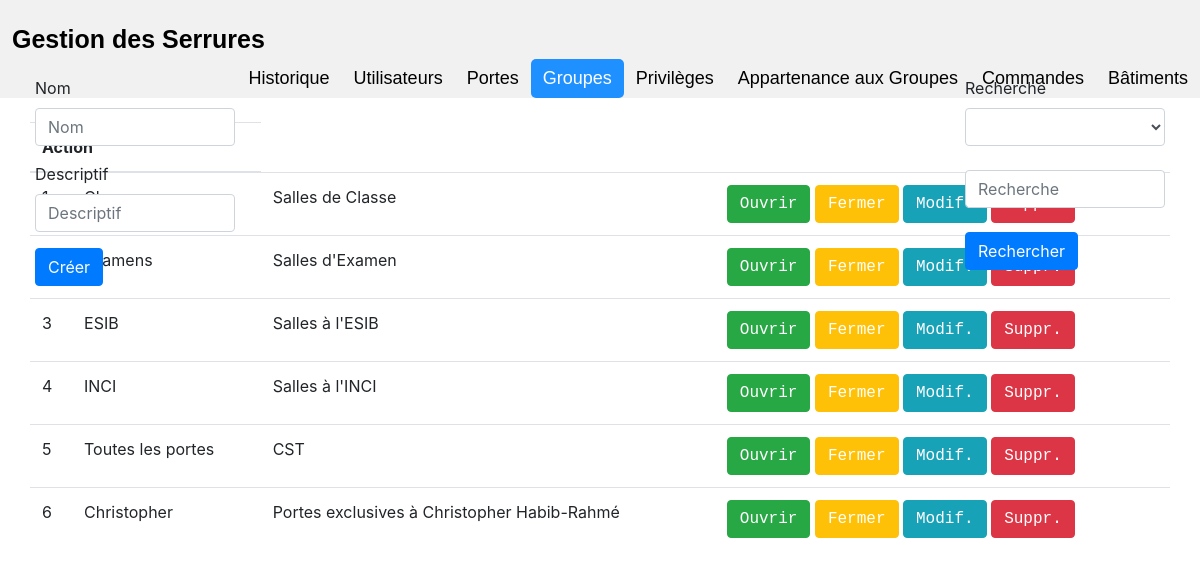
The app's page /Application/groupes.php with its own data.
### tables this page shows
CREATE TABLE IF NOT EXISTS `groupes` (
  `CodeGrp` int(8) NOT NULL AUTO_INCREMENT,
  `NomGrp` varchar(64) DEFAULT NULL,
  `Descriptif` varchar(256) DEFAULT NULL,
  PRIMARY KEY (`CodeGrp`)
);

### Application/assets/php/connect.php (the view, shortened to what this page needs)
<?php
$servername = "localhost";
$username   = "root";
$password   = "";
$dbname     = "wifi_locks";
$database = new mysqli($servername, $username, $password, $dbname) or die("Connection échouée:\n". $database->connect_error);
function maketable($table, $filename) {
	global $database;
	$sql = "SELECT * FROM $table";
	$rows = $database->query($sql);
	echo "
	<table class='table'>";
		echo "
		<thead>
			<tr>";
			if ($table != "historique" && $table != "manipulation") {
				echo "
				<th colspan='2'>Action</th>";
			}
			echo "
			</tr>
		</thead>";
		while ($row = $rows->fetch_assoc()) {
			echo "<tr>";
			$rowCount = 0;
			$rowKey0 = "";
			$rowKey1 = "";
			$rowKey2 = "";
			foreach ($row as $val) {
				if ($rowCount == 0) $rowKey0 = $val;
				if ($rowCount == 1) $rowKey1 = $val;
				if ($rowCount == 2) $rowKey2 = $val;
				echo "<td>".$val."</td>";
				$rowCount++;
			}
			if ($table != "historique" && $table != "manipulation") {
				$style = "'font-family: Courier; color: #FFF'";
				$btninfo = "'btn btn-info'";
				$btndngr = "'btn btn-danger'";
				$btnsucc = "'btn btn-success'";
				$btnwarn = "'btn btn-warning'";
				if ($table == "portes") {
					$etat     = getEtatSerrure($rowKey0);
					$action   = ($etat == 0 ? "Ouvrir" : "Fermer");
					$btnmanip = ($etat == 0 ? $btnsucc : $btnwarn);
					echo "<td>
						<a href='assets/php/locks.php?manip=$rowKey0 $etat'      class=$btnmanip  style=$style>$action</a>
						<a href='$filename?edit_$table=$rowKey0'                 class=$btninfo   style=$style>Modif.</a>
						<a href='assets/php/connect.php?delete_$table=$rowKey0'  class=$btndngr   style=$style>Suppr.</a>
					</td>";
				} else if ($table == "groupes") {
					echo "<td>
						<a href='assets/php/locks.php?bulk=$rowKey0 0'           class=$btnsucc   style=$style>Ouvrir</a>
						<a href='assets/php/locks.php?bulk=$rowKey0 1'           class=$btnwarn   style=$style>Fermer</a>
						<a href='$filename?edit_$table=$rowKey0'                 class=$btninfo   style=$style>Modif.</a>
						<a href='assets/php/connect.php?delete_$table=$rowKey0'  class=$btndngr   style=$style>Suppr.</a>
					</td>";
				} else if ($table == "privileges") {
					echo "<td>
						<a href='assets/php/connect.php?delete_$table=$rowKey0-$rowKey2'  class=$btndngr  style=$style>Supprimer</a>
					</td>";
				} else if ($table == "appartenancegrp") {
					echo "<td>
						<a href='assets/php/connect.php?delete_$table=$rowKey0-$rowKey1'  class=$btndngr  style=$style>Supprimer</a>
					</td>";
				} else {
					echo "<td>
						<a href='$filename?edit_$table=$rowKey0'                 class=$btninfo   style=$style>Modif.</a>
						<a href='assets/php/connect.php?delete_$table=$rowKey0'  class=$btndngr   style=$style>Suppr.</a>
					</td>";
				}
			}
			echo "</tr>";
		}
	echo "
	</table>";
}
?>

### records on screen
groupes: Descriptif "Salles de Classe"
groupes: NomGrp "Examens", Descriptif "Salles d'Examen"
groupes: CodeGrp "3", NomGrp "ESIB", Descriptif "Salles à l'ESIB"
groupes: CodeGrp "4", NomGrp "INCI", Descriptif "Salles à l'INCI"
groupes: CodeGrp "5", NomGrp "Toutes les portes", Descriptif "CST"
groupes: CodeGrp "6", NomGrp "Christopher", Descriptif "Portes exclusives à Christopher Habib-Rahmé"

### other values on screen
sql2title($table) "Historique"
sql2title($table) "Utilisateurs"
sql2title($table) "Portes"
sql2title($table) "Groupes"
sql2title($table) "Privilèges"
sql2title($table) "Appartenance aux Groupes"
sql2title($table) "Commandes"
sql2title($table) "Bâtiments"
